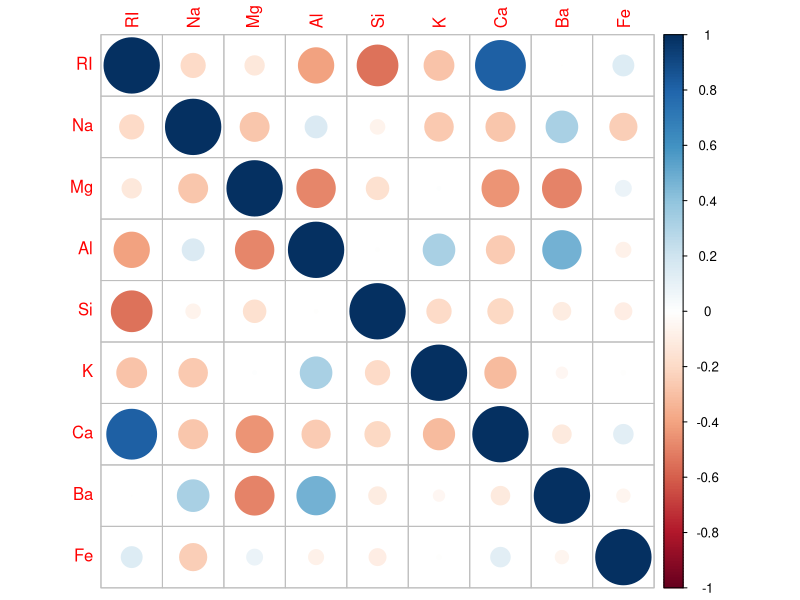
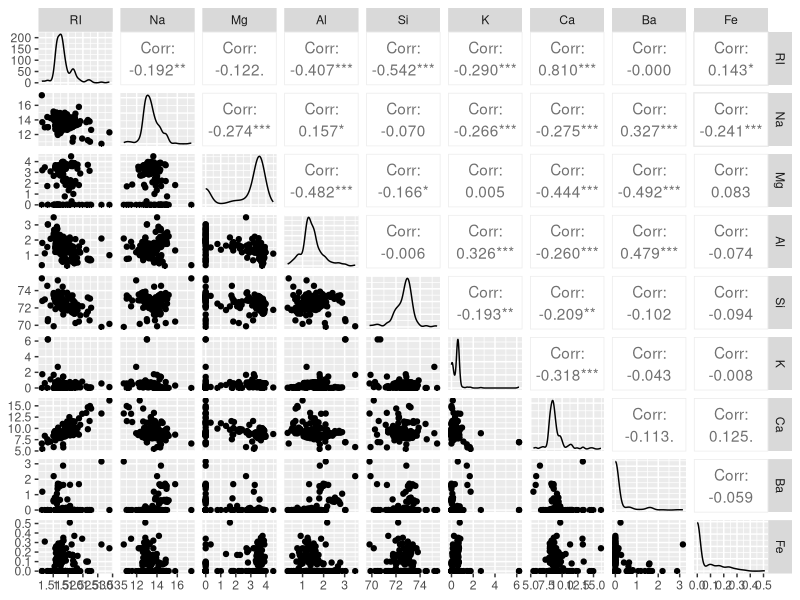
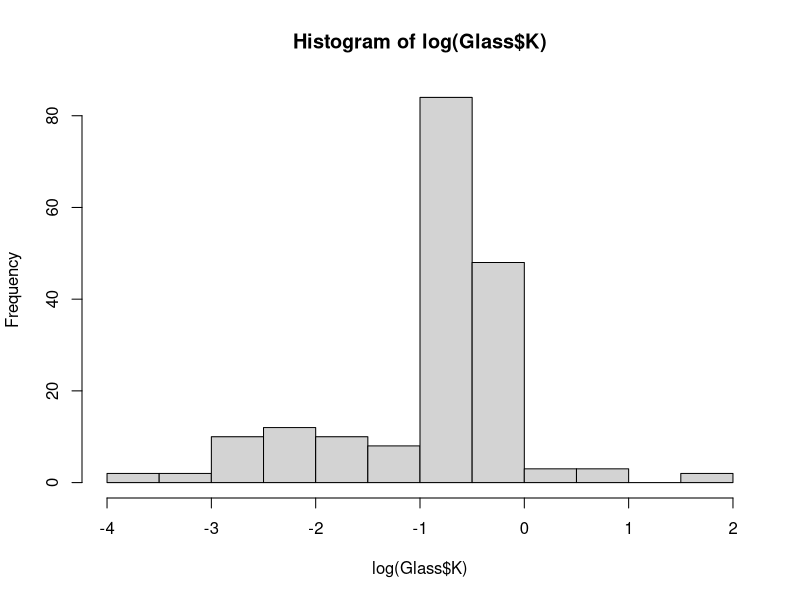
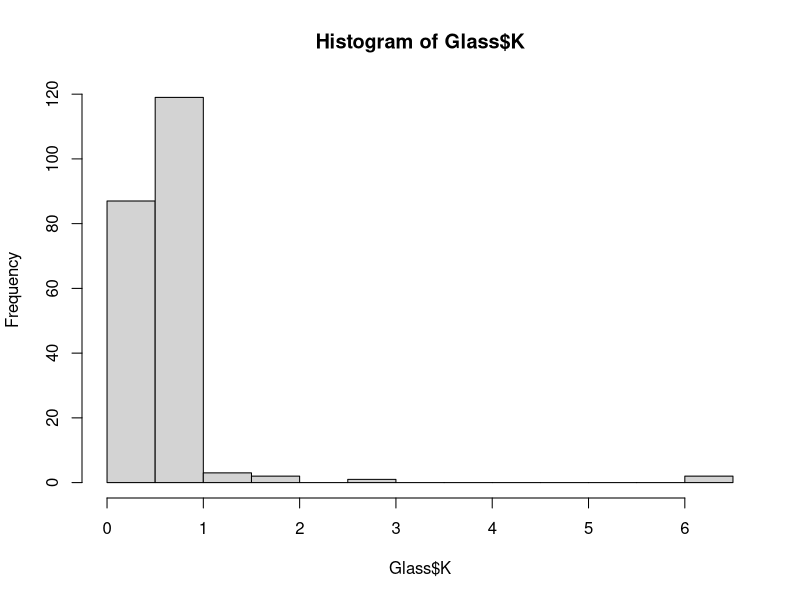
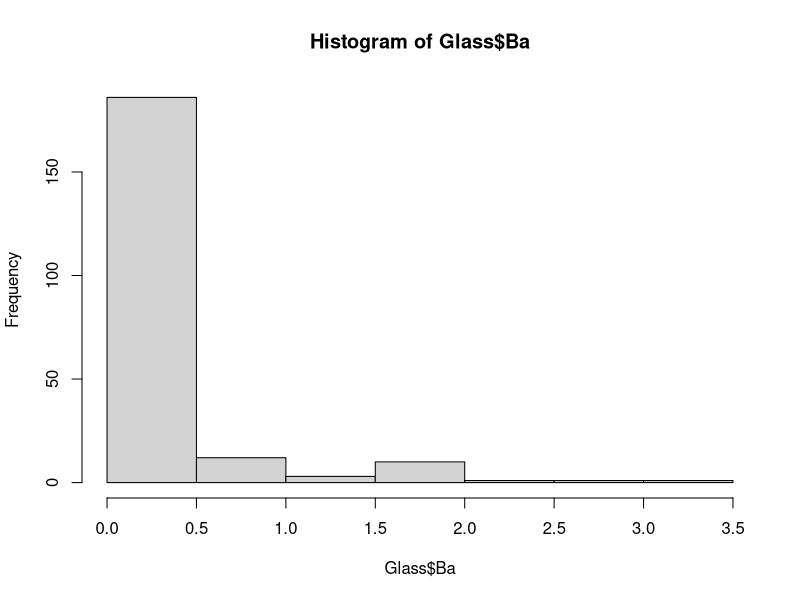
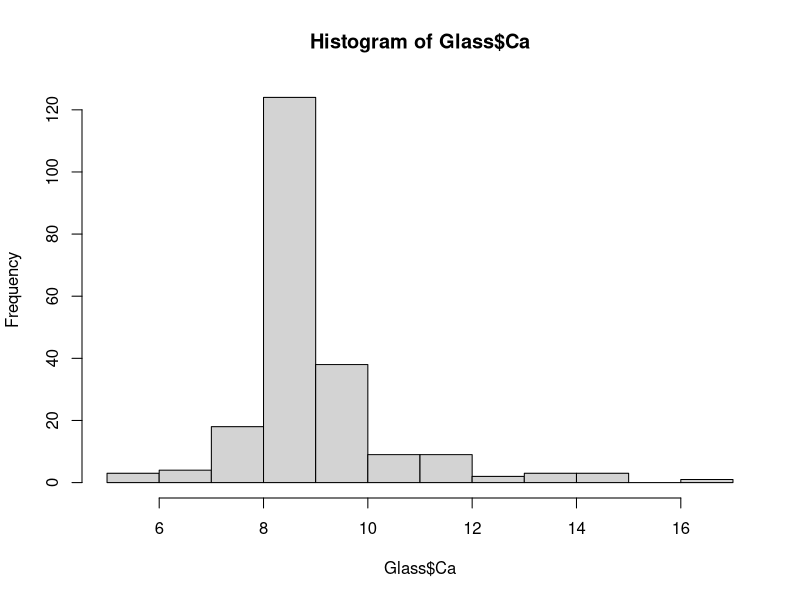
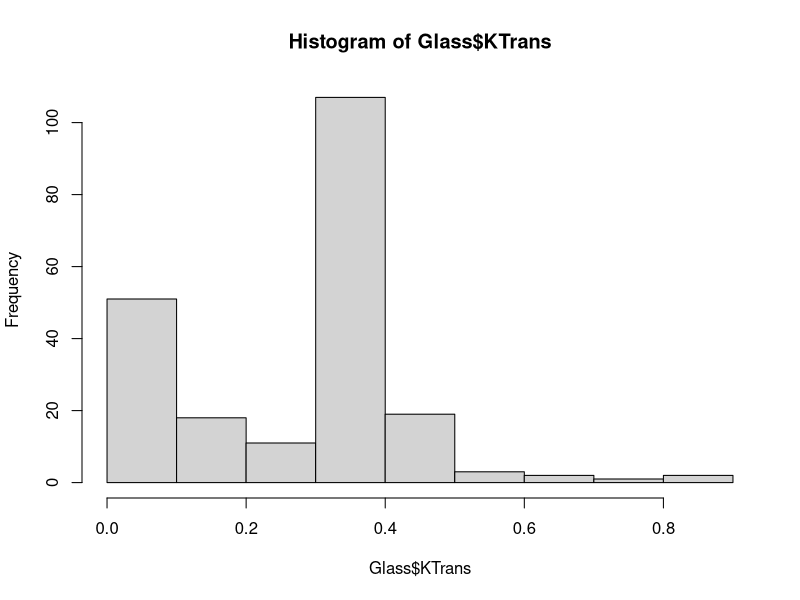
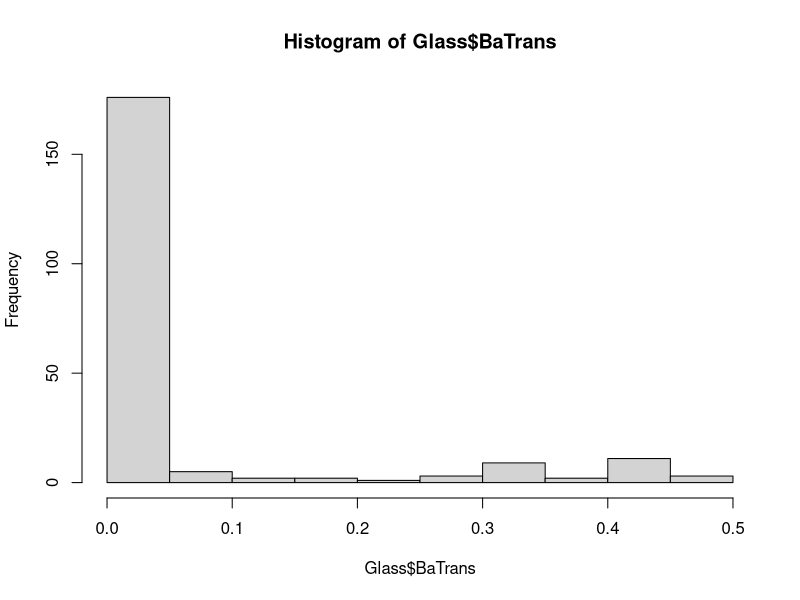

The R source for these figures, in order:
library(mlbench)
data(Glass)
str(Glass)

grep('Type', names(Glass))

#correlation----
glass_cor <- cor(Glass[,-10])


#Visuals-----
#corrplot
library(corrplot)
corrplot(glass_cor)
?corrplot
#Scatterplot matrix
library(GGally)
ggpairs(Glass[,-10])


#skewness-------
library(e1071)
skew_values <- apply(Glass[,-10], 2, skewness)
skew_values

hist(log(Glass$K))
check <- log(Glass$K+1)
skewness(check)
hist(Glass$K)
hist(Glass$Ba)
hist(Glass$Ca)

#Boxcox transformations------
library(caret)
#K
temp <- BoxCoxTrans(Glass$K + 1)
Glass$KTrans <- predict(temp, Glass$K+1)
hist(Glass$KTrans)
skewness(Glass$K)
skewness(Glass$KTrans)

#Ba - didn't really help as much
temp <- BoxCoxTrans(Glass$Ba + 1)
Glass$BaTrans <- predict(temp, Glass$Ba+1)
hist(Glass$BaTrans)
skewness(Glass$Ba)
skewness(Glass$BaTrans)

#Ca
temp <- BoxCoxTrans(Glass$Ca)
Glass$CaTrans <- predict(temp, Glass$Ca)
hist(Glass$CaTrans)
skewness(Glass$Ca)
skewness(Glass$CaTrans)

#Fe
temp <- BoxCoxTrans(Glass$Fe+1)
Glass$FeTrans <- predict(temp, Glass$Fe+1)
hist(Glass$Fe)
hist(Glass$FeTrans)
skewness(Glass$Fe)
skewness(Glass$FeTrans)



